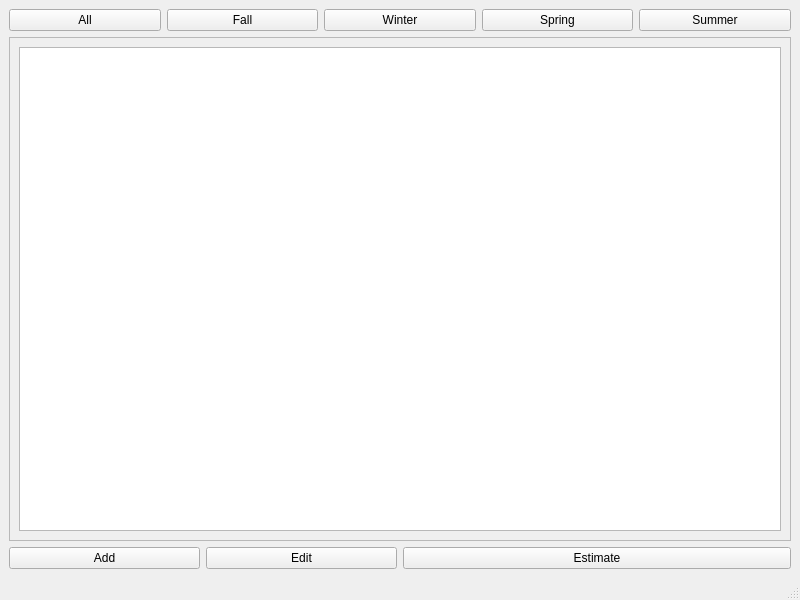
<?xml version="1.0" encoding="UTF-8"?>
<ui version="4.0">
 <class>CourseViewer</class>
 <widget class="QMainWindow" name="CourseViewer">
  <property name="geometry">
   <rect>
    <x>0</x>
    <y>0</y>
    <width>800</width>
    <height>600</height>
   </rect>
  </property>
  <property name="windowTitle">
   <string>MainWindow</string>
  </property>
  <widget class="QWidget" name="centralwidget">
   <layout class="QVBoxLayout" name="verticalLayout_2">
    <item>
     <layout class="QHBoxLayout" name="horizontalLayout_4">
      <property name="topMargin">
       <number>0</number>
      </property>
      <item>
       <widget class="QPushButton" name="pushButton_5">
        <property name="text">
         <string>All</string>
        </property>
       </widget>
      </item>
      <item>
       <widget class="QPushButton" name="pushButton_4">
        <property name="text">
         <string>Fall</string>
        </property>
       </widget>
      </item>
      <item>
       <widget class="QPushButton" name="pushButton_3">
        <property name="text">
         <string>Winter</string>
        </property>
       </widget>
      </item>
      <item>
       <widget class="QPushButton" name="pushButton_2">
        <property name="text">
         <string>Spring</string>
        </property>
       </widget>
      </item>
      <item>
       <widget class="QPushButton" name="pushButton">
        <property name="text">
         <string>Summer</string>
        </property>
       </widget>
      </item>
     </layout>
    </item>
    <item>
     <widget class="QScrollArea" name="scrollArea">
      <property name="widgetResizable">
       <bool>true</bool>
      </property>
      <widget class="QWidget" name="scrollAreaWidgetContents">
       <property name="geometry">
        <rect>
         <x>0</x>
         <y>0</y>
         <width>774</width>
         <height>437</height>
        </rect>
       </property>
       <layout class="QVBoxLayout" name="verticalLayout_3">
        <item>
         <widget class="QTableView" name="tableView"/>
        </item>
       </layout>
      </widget>
     </widget>
    </item>
    <item>
     <layout class="QHBoxLayout" name="horizontalLayout_5">
      <property name="topMargin">
       <number>0</number>
      </property>
      <property name="rightMargin">
       <number>0</number>
      </property>
      <item>
       <layout class="QHBoxLayout" name="horizontalLayout_6">
        <property name="topMargin">
         <number>0</number>
        </property>
        <item>
         <widget class="QPushButton" name="pushButton_7">
          <property name="text">
           <string>Add</string>
          </property>
         </widget>
        </item>
        <item>
         <widget class="QPushButton" name="pushButton_6">
          <property name="text">
           <string>Edit</string>
          </property>
         </widget>
        </item>
       </layout>
      </item>
      <item>
       <layout class="QGridLayout" name="gridLayout_4">
        <item row="0" column="0">
         <widget class="QPushButton" name="pushButton_8">
          <property name="text">
           <string>Estimate</string>
          </property>
         </widget>
        </item>
       </layout>
      </item>
     </layout>
    </item>
   </layout>
  </widget>
  <widget class="QMenuBar" name="menubar">
   <property name="geometry">
    <rect>
     <x>0</x>
     <y>0</y>
     <width>800</width>
     <height>24</height>
    </rect>
   </property>
  </widget>
  <widget class="QStatusBar" name="statusbar"/>
 </widget>
 <resources/>
 <connections/>
</ui>
